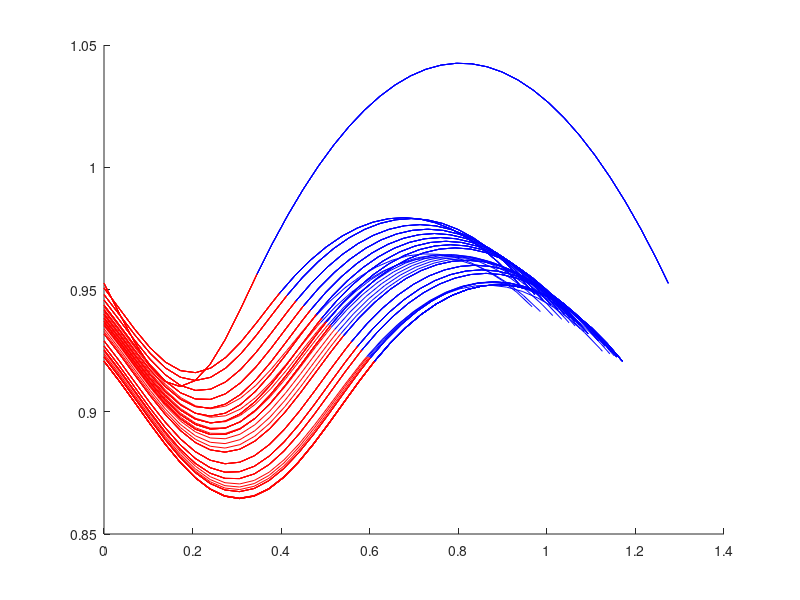
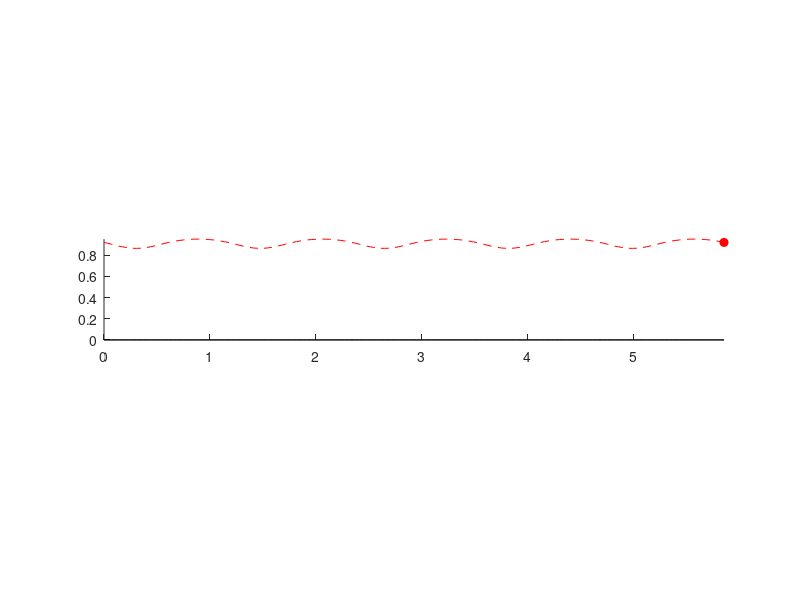
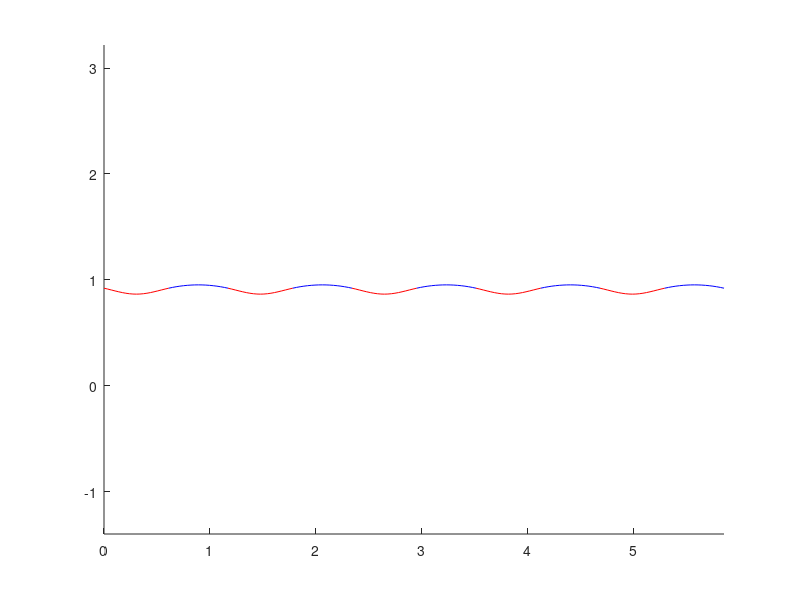

The MATLAB source for these figures, in order:
function hop()
    g=9.8;    m=72.5748; L0=.97;
    k=16*72*10*21.5;
    
    vx = 4.4;
    
    N = 1000;      % Number of Samples
    tSim = 10;     % Max Sim time
    
    tdPos = [];
    tdAng = pi/6;
    
    tStanceDes = .35*.45; % .35s estimated from paper
    tFlightDes = .35*.55;
    %tStanceDes = 0.2633;
    %tFlightDes = 0.2633/.45*.55;
    
    % for 3.5 m/s
    tStanceDes=.18;
    tFlightDes=.16;
    vx = 3.5;
    
    % for 2.6 m/s
    %tStanceDes=.255;
    %tFlightDes=.255/.64*(1-.64);
    
    % for 4.4 m/s
    %tStanceDes=.205;
    %tFlightDes=0.3158-.205;
    
    % for 6.0 m/s
    %tStanceDes=0.1463;
    %tFlightDes=0.1463;
    %vx = 6.0;
    
    %tStanceDes = 0.256307061;
    %tFlightDes = 0.097823578;
    %vx = 3;
    
    %tStanceDes = 0.225872939;
    %tFlightDes = 0.120308035;
    %vx = 3.5;
    
    
    %tStanceDes = 0.202446749;
    %tFlightDes = 0.13371407;
    %vx = 4;
    
    %tStanceDes = 0.183808563;
    %tFlightDes = 0.140642473;
    %vx = 4.5;
    
    %tStanceDes = 0.168594963;
    %tFlightDes = 0.142858747;
    %vx = 5;
    
    %tStanceDes = 0.155920276;
    %tFlightDes = 0.141643052;
    
    %vx = 5.5;
    
    figure(1)
    clf;
    hold on;
    global zs foots
    
    function dz = flightDynamics(t,z)
       dz = z;
       x = z(1); xdot = z(2);
       y = z(3); ydot = z(4);
       dz(1) = xdot;
       dz(2) = 0;
       
       dz(3) = ydot;
       dz(4) = -g;
    end
    function [value isterminal direction] = flightEvents(t,z)
       value = z(3)-L0*cos(tdAng);
       isterminal = 1;	direction = -1;
    end
    function dz  = stanceDynamics(t,z)
       dz = z;
       x = z(1); xdot = z(2);
       y = z(3); ydot = z(4);
       
       len = norm([x-tdPos(1) y]);
       dz(1) = xdot;
       dz(2) = 1/m * ( k * (L0 - len) * (x-tdPos(1)) / len);
       
       dz(3) = ydot;
       dz(4) = -g + 1/m * ( k * (L0 - len) * y / len);
    end
    function [value isterminal direction] = stanceEvents(t,z)
       x = z(1); xdot = z(2);
       y = z(3); ydot = z(4);
       
       len = norm([x-tdPos(1) y]);
       value = len-L0;
       isterminal = 1;	direction = +1;
    end

    function [t_out z_out foot_out tf zf en loTime] = simulatePeriod(t0,params,x0)
        flightOptions = odeset('Events',@flightEvents,'AbsTol',1e-9,'RelTol',1e-9);
        stanceOptions = odeset('Events',@stanceEvents,'AbsTol',1e-9,'RelTol',1e-9); 
        
        xorig = 0;
        if nargin==3
            xorig = x0;
        end
        

        z0 = [xorig vx L0*cos(params(1)) params(2)];  
        k = params(3);
        tdAng = params(1);
        
        
        en = [];
        tspan = linspace(t0,t0+tSim,N);
        tdPos = [z0(1)+z0(3)*tan(tdAng) 0];
        %tdPos = [z0(1)+L0*sin(tdAng) z0(3)-L0*cos(tdAng)];
        
        % Simulation Stance
        [t z tf zf] = ode45(@stanceDynamics,tspan,z0,stanceOptions);
        leg = z(:,[1 3]) - ones(length(t),1)*tdPos;
        
        if nargout == 7
            loTime = tf;
        end
                    
        vel = z(:,[2 4]);
        en = m*g*z(:,3) + 1/2 * k * (sqrt(sum(leg.^2,2))-L0).^2 + 1/2*m*sum(vel.^2,2);
        foot = ones(length(z(:,1)),1)*tdPos;
        
        plot(z(:,1),z(:,3),'r');
        %plot(z(:,1),sqrt(L0^2-(z(:,1)-tdPos(1)).^2),'k--')
        
        z_out = z;
        t_out = t;
        foot_out = foot;
        
        if length(tf) == 0
            'break after stance'
            return;
        end
        
        tspan = linspace(tf,tf+tSim,N);
        [t z tf zf] = ode45(@flightDynamics,tspan,zf,flightOptions);
        foot = [z(:,1)+L0*sin(tdAng) z(:,3)-L0*cos(tdAng)];
        
        vel = z(:,[2 4]);
        en2 = m*g*z(:,3) + 1/2*m*(z(:,2).^2 + z(:,4).^2);
        en = [en ; en2];
        
        plot(z(:,1),z(:,3),'b');
        %plot([z(1,1) z(end,1)],[L0*cos(tdAng) L0*cos(tdAng)],'k--')
        
        t_out = [t_out ; t];
        z_out = [z_out ; z];
        foot_out = [ foot_out ; foot]; 
    end
    function output = periodResidual(params)
        [t z foot tf zf en loTime] = simulatePeriod(0,params);
        output = [0 0 0 0];
        if length(tf)==0
            output(1) = vx - z(end,2);
            output(2) = params(2) - z(end,4);
            output(3) = loTime - tStanceDes;
            output(4) = (t(end)-loTime) - tFlightDes;
        else
            output(1) = vx - z(end,2);
            output(2) = params(2) - z(end,4);
            
            output(3) = loTime - tStanceDes;
            
            
            output(4) = (tf-loTime) - tFlightDes;
        end
    end
    
    %% Initial guesses
    % z0initial = [0 3.5	L0*cos(tdAng)	-0.424237]'; % Cycle (a) stable run like cycle 
    % z0initial = [0 1.5  L0*cos(tdAng) -1.8]';        % Cycle (b) Unstable high cycle 
    
    % Other Limit Cycles
    % z0initial = [0 1.5  L0*cos(tdAng) -.8]'; % unstable cycle
    % z0initial = [0 3    0.8660   0]';     %  vert unstable cycle low
    % z0initial = [0 .3  L0*cos(tdAng) -.2]'; % another stable cycle X
   
    paramsInitial = [pi/6 -1.459228 16*72*10];
     
    paramsInitial = [.19 -1.2250 6.6683e+04]
    
    %% Find Orbit
    params0 = paramsInitial;
    options = optimset('display','iter');
    [params resnorm res] = lsqnonlin(@periodResidual,params0,[pi/20,-inf,16*72*2],[pi/4,-.1,16*72*100*21.5],options);
    res
    ang = params(1)
    vy = params(2)
    k = params(3)
    [t z foot tf zf] = simulatePeriod(0,params);
    zf
    
    params
    
    [t z foot tf zf] = simulatePeriod(0,params);    
    
    %% Optional Distrubance

    z0 = zf;
    z0(1) = 0;
    x0 = 0;
    %zf = z0;    
    tf = 0;
    foot0 = [z0(1)+L0*sin(tdAng) z0(3)-L0*cos(tdAng)];
    
	J = 5;         % Number of Jumps
    ts = []; zs = []; ens = [];
    
    
    figure(15); clf; hold on; axis equal
    
    %% Simulate Multiple Steps
    foots = [];
    tfs=[];
    los=[];
    for i = 1:J
        
        [t z foot tf zf energy lo] = simulatePeriod(tf,params,x0);
        x0 = zf(1);
        tfs=[tfs tf];
        los=[los lo];
        ts = [ts ; t]; zs = [zs ; z]; foots = [foots ; foot];
        ens = [ens ; energy];
        if length(tf) == 0
            'break after sim'
            break;
        end
        %fprintf(1,'%f\t',zf);
        %fprintf(1,'\n');
    end
    
    fprintf(1,'\n');
    fprintf(1,'%f\t',z0);
    fprintf(1,'\n');
    
    tic
        %% Hopping Animation
	figure(2); clf; hold on;
    hOA = plot([z0(1) z0(3)],[foot0(1) foot0(2)],'r');
    hA = plot(z0(1),z0(3),'ro');
    hHist = plot(z0(1),z0(3),'r--');
    axis equal;
    axis([0 max(zs(:,1)) 0 max(zs(:,3))]); 
    set(hA,'markerfacecolor','r');
    startTime = cputime;
    for i = 1:1:length(ts)
        set(hOA,'ydata',[zs(i,3) foots(i,2)],'xdata',[zs(i,1) foots(i,1)]);
        set(hA,'ydata',zs(i,3),'xdata',zs(i,1));
        set(hHist,'ydata',zs(1:i,3),'xdata',zs(1:i,1));
        %while (cputime-startTime) < ts(i)
            pause(.00001);
        %end
    end
    toc
    ts(end)


     
    %% Point Mass Trajectory
    plot(zs(:,1),0*zs(:,1),'k');
    axis([0 max(zs(:,1)) 0 max(zs(:,3))]); 
    
    %% Energy Plot    
%     figure(4)
%     title('Energy');
%     plot(ts,ens)
Stiffness = params(3);
vx = vx;
Stance = los(1);
Period = tfs(1);
DutyFactor = Stance/Period/2;
Length = Period*vx;


fprintf(1,'Vy = \t%f\n',vy);
fprintf(1,'T  = \t%f\n',Period);
fprintf(1,'Cad  = \t%f\n',60/Period);
fprintf(1,'t_c = \t%f\n',Stance);
fprintf(1,'DF = \t%f\n',DutyFactor);
fprintf(1,'SL = \t%f\n',Length);
fprintf(1,'px = \t%f\n',L0*sin(ang));
fprintf(1,'py = \t%f\n',-L0*cos(ang));


fprintf(1,'touchDownAngle=\t%f;\n',ang);
fprintf(1,'legSpringConstant = \t%f;\n',Stiffness);
fprintf(1,'forwardVelocity = \t%f;\n',vx);
fprintf(1,'maxSLIPHeight = \t%f;\n',max(zs(:,3)));
fprintf(1,'touchDownLength = \t%f;\n',L0);
fprintf(1,'stanceTime = \t%f;\n',tStanceDes);
fprintf(1,'flightTime = \t%f;\n',tFlightDes);


params(1)
params(2)
params(3)



    
    
end